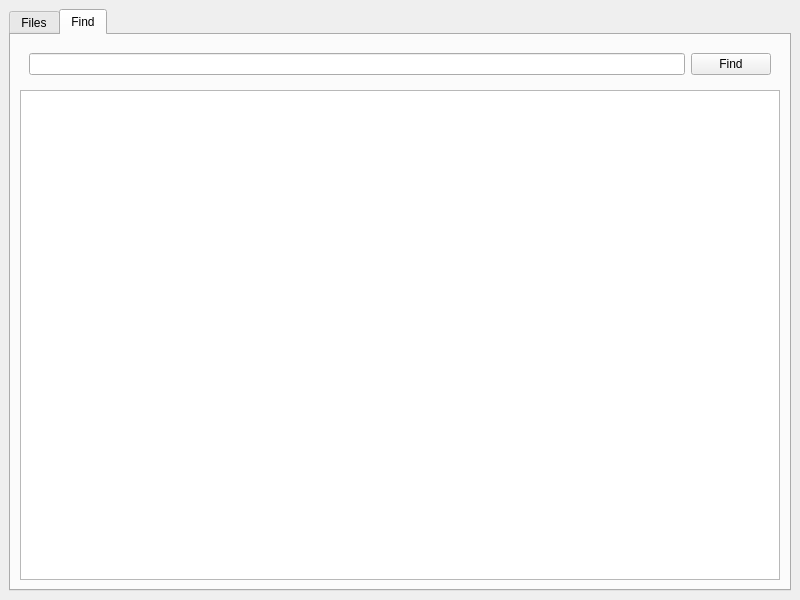
<?xml version="1.0" encoding="UTF-8"?>
<ui version="4.0">
 <class>MainWindow</class>
 <widget class="QMainWindow" name="MainWindow">
  <property name="geometry">
   <rect>
    <x>0</x>
    <y>0</y>
    <width>800</width>
    <height>600</height>
   </rect>
  </property>
  <property name="windowTitle">
   <string>MainWindow</string>
  </property>
  <widget class="QWidget" name="centralwidget">
   <layout class="QHBoxLayout" name="horizontalLayout">
    <item>
     <widget class="QTabWidget" name="tabWidget">
      <property name="currentIndex">
       <number>1</number>
      </property>
      <widget class="QWidget" name="files">
       <attribute name="title">
        <string>Files</string>
       </attribute>
       <layout class="QHBoxLayout" name="horizontalLayout_2">
        <item>
         <widget class="QTreeView" name="treeView"/>
        </item>
       </layout>
      </widget>
      <widget class="QWidget" name="find">
       <attribute name="title">
        <string>Find</string>
       </attribute>
       <layout class="QVBoxLayout" name="verticalLayout">
        <item>
         <widget class="QWidget" name="widget" native="true">
          <layout class="QHBoxLayout" name="horizontalLayout_3">
           <item>
            <widget class="QLineEdit" name="line_edit_find"/>
           </item>
           <item>
            <widget class="QPushButton" name="button_find">
             <property name="text">
              <string>Find</string>
             </property>
            </widget>
           </item>
          </layout>
         </widget>
        </item>
        <item>
         <widget class="QListWidget" name="list_widget_find"/>
        </item>
       </layout>
      </widget>
     </widget>
    </item>
   </layout>
  </widget>
 </widget>
 <resources/>
 <connections/>
</ui>
